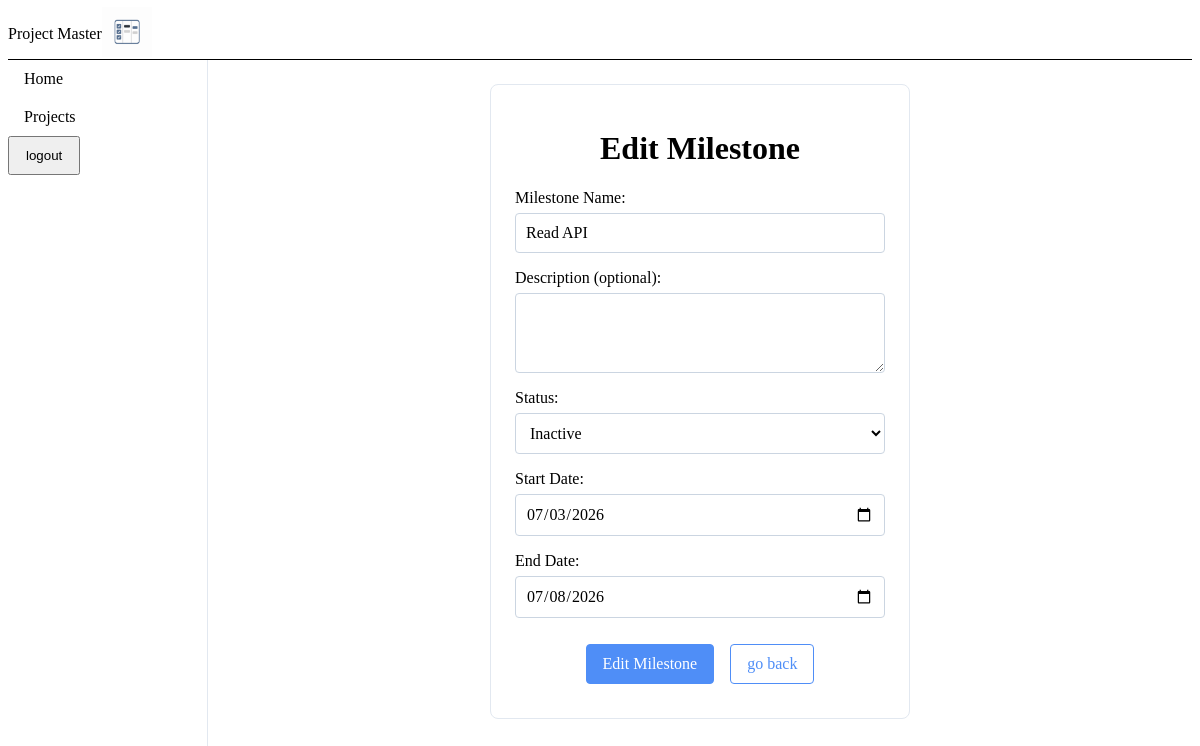
The page /project/3/4/edit (signed in) on the database as committed earlier.
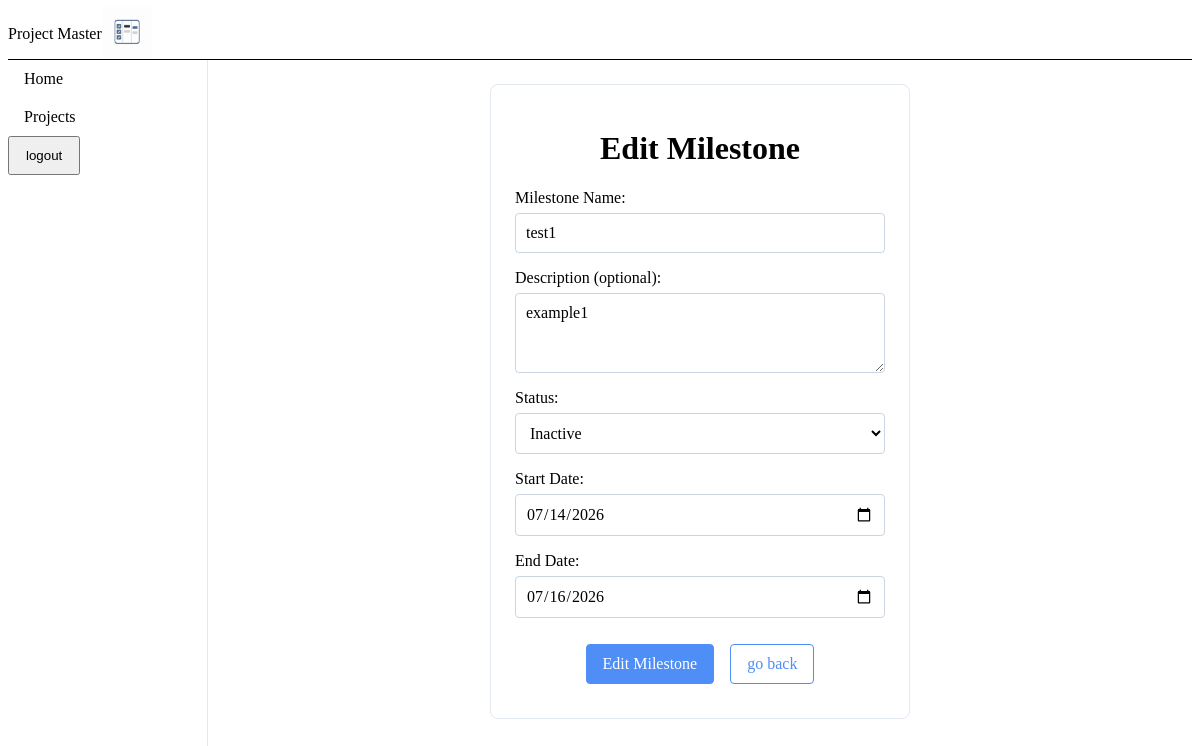
The same page on the database as committed later.
### models.py (models this page shows)
class Milestone(db.Model):
    milestoneId: Mapped[int] = mapped_column(primary_key=True)
    projectId: Mapped[int] = mapped_column(ForeignKey('project.projectId'), nullable=False)
    milestoneName:Mapped[str] = mapped_column(nullable=False)
    description:Mapped[str] = mapped_column(nullable=True)
    startDate: Mapped[date] = mapped_column(Date, nullable=False)
    endDate: Mapped[date] = mapped_column(Date, nullable=False)
    status: Mapped[str] = mapped_column(nullable=False)
    createdAt:Mapped[datetime] = mapped_column(default=lambda: datetime.now(timezone.utc) ,nullable=False)

### app.py (the view, shortened to what this page needs)
@app.route('/project/<int:projectId>/<int:milestoneId>/edit', methods=['GET', 'POST'])
@login_required
def edit_milestone(projectId,milestoneId):
    project = Project.query.filter_by(projectId=projectId,userId=current_user.userId).first_or_404()
    milestone = Milestone.query.filter_by(projectId=projectId,milestoneId=milestoneId).first_or_404()
    return render_template('edit_milestone.html',milestone=milestone, project=project)

### app.py (called while the page is built)
@login_manager.user_loader
def load_user(user_id):
    return User.query.get(int(user_id))

### templates/edit_milestone.html (shortened to what this page needs)
    {% extends 'base.html' %}
    {% block styles %} <link rel="stylesheet" href="{{ url_for('static', filename= 'css/forms.css') }}"> {% endblock %}
    {% block content %}
    <div class="form-container">
        <div class="edit-milestone-card">
            <h1 class="card-title">Edit Milestone</h1>
            <form class="edit-milestone-form" action="{{ url_for('edit_milestone', projectId=project.projectId, milestoneId=milestone.milestoneId) }}" method="POST">
                <div class="form-field">
                    <label for="milestoneName">Milestone Name:</label>
                    <input type="text" id="milestoneName" name="milestoneName" value="{{ milestone.milestoneName }}" required>
                </div>
                <div class="form-field">
                    <label for="milestoneDescription">Description (optional):</label>
                    <textarea id="milestoneDescription" name="milestoneDescription">{{ milestone.description }}</textarea>
                </div>
                <div class = "form-field">
                    <label for="milestoneStatus">Status:</label>
                    <select id="milestoneStatus" name="milestoneStatus">
                        <option value="inactive" {% if milestone.status == 'inactive' %} selected {% endif %} >Inactive</option>
                    </select>
                </div>
                <div class = "form-field">
                    <label for="milestoneStartDate">Start Date:</label>
                    <input type="date" id="milestoneStartDate" name="milestoneStartDate" value="{{ milestone.startDate }}" required>
                </div>
                <div class = "form-field">
                    <label for="milestoneEndDate">End Date:</label>
                    <input type="date" id="milestoneEndDate" name="milestoneEndDate" value="{{ milestone.endDate }}">
                </div>
                <div class ="btn-group">
                    <button class="btn btn-primary" type="submit">Edit Milestone</button>
                    <a class="btn btn-secondary" href="{{ url_for('project_detail', projectId=project.projectId) }}">go back</a>
                </div>
            </form>
        </div>
    </div>
    {% endblock %}

Rows that differ between the two databases and show on the page:
changed Milestone: milestoneName "Read API" → "test1"; milestoneDescription (not shown) → "example1"; milestoneStartDate "07/03/2026" → "07/14/2026"; milestoneEndDate "07/08/2026" → "07/16/2026"
